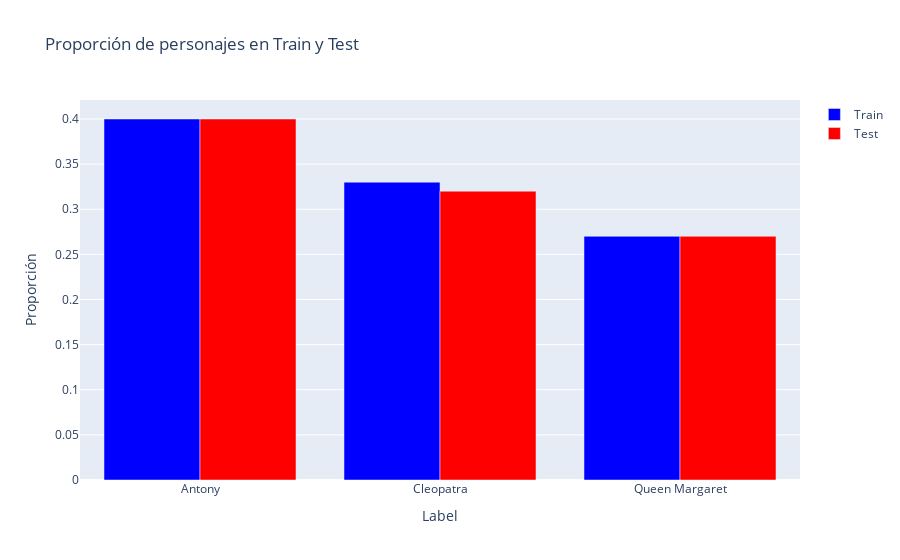

Notebook code cell kept with this figure:
### Markdown cell above
### Verificación que el balance de párrafos es similar en train y test

### Code cell
import plotly.graph_objects as go

# Contamos la cantidad de párrafos para cada personaje en train y luego en test
train_percentages = round(pd.Series(y_train).value_counts()/len(y_train),2)
test_percentages = round(pd.Series(y_test).value_counts()/len(y_test),2)

# Graficar ambos porcentajes en una barchart dentro del mismo gráfico con distintos colores usando plotly
fig = go.Figure()

fig.add_trace(go.Bar(
    x=train_percentages.index,
    y=train_percentages.values,
    name='Train',
    marker_color='blue'
))

fig.add_trace(go.Bar(
    x=test_percentages.index,
    y=test_percentages.values,
    name='Test',
    marker_color='red'
))

# Añadir título y actualizar layout
fig.update_layout(
    title='Proporción de personajes en Train y Test',
    xaxis_title='Label',
    yaxis_title='Proporción',
    barmode='group'
)

fig.show()

### Figure 1 — Plotly figure (JSON) as saved in the notebook; plotly's stock layout.template omitted (floating-point values rounded to 4 significant figures)
{"data": [{"marker": {"color": "blue"}, "name": "Train", "type": "bar", "x": ["Antony", "Cleopatra", "Queen Margaret"], "y": [0.4, 0.33, 0.27]}, {"marker": {"color": "red"}, "name": "Test", "type": "bar", "x": ["Antony", "Cleopatra", "Queen Margaret"], "y": [0.4, 0.32, 0.27]}], "layout": {"barmode": "group", "title": {"text": "Proporción de personajes en Train y Test"}, "xaxis": {"title": {"text": "Label"}}, "yaxis": {"title": {"text": "Proporción"}}}}
